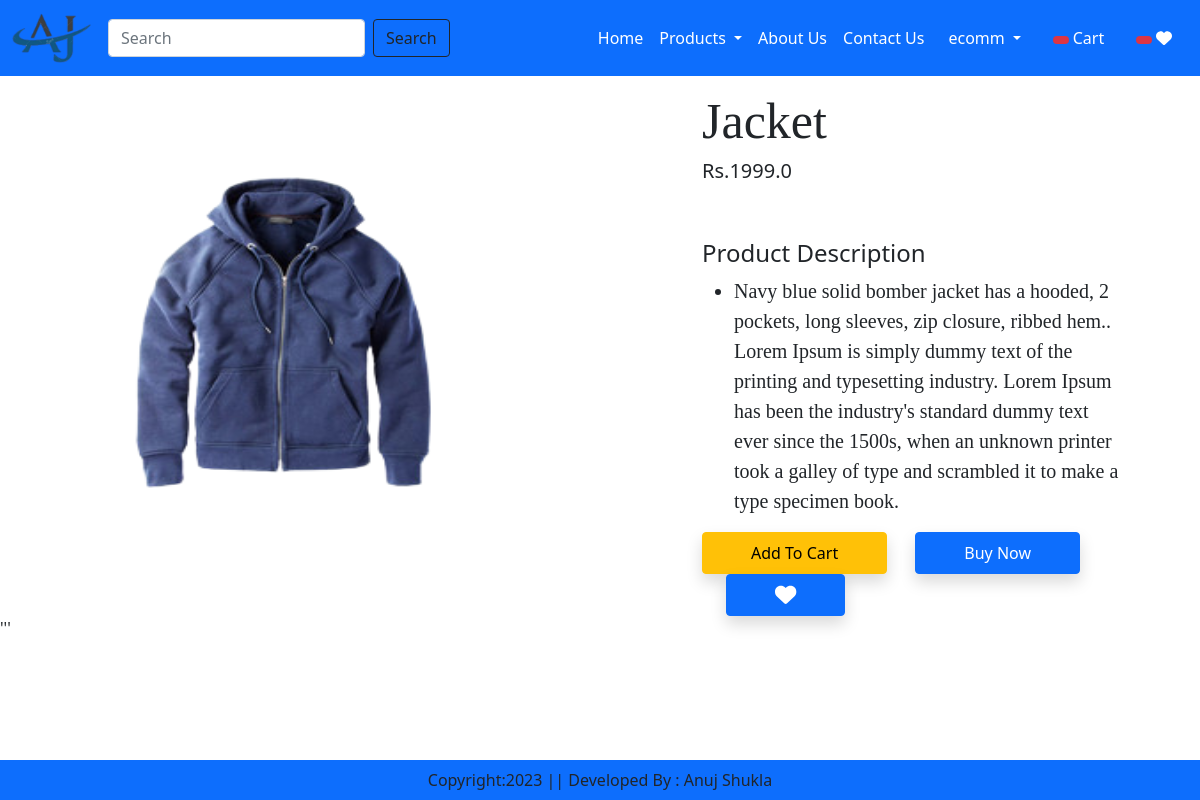
Screenshot of /ViewDetails/1 (signed in) with the database file from the repository.
### Admin/models.py (models this page shows)
class Product(models.Model):
    pname = models.CharField(max_length=20)
    price = models.FloatField(default= 200)
    description = models.TextField()
    qty = models.IntegerField()
    image = models.ImageField(default= 'Abc.jpd', upload_to= 'Images')
    cat = models.ForeignKey(to= 'Category', on_delete=models.CASCADE)
    class Meta:
        db_table= "Product"

### User/views.py (the view)
# urls.py: path('ViewDetails/<id>',views.ViewDetails,name='ViewDetails'),
def ViewDetails(request,id):
    Products = Product.objects.get(id=id)
    wishlist = Wishlist.objects.filter(Q(product=Products) & Q(user= request.user))
    totalitem = 0
    wishitem = 0
    if request.user.is_authenticated:
        totalitem = len(Cart.objects.filter(user=request.user))
        wishitem = len(Wishlist.objects.filter(user=request.user))
    return render (request,'ViewDetails.html',locals())

### User/templates/ViewDetails.html (shortened to what this page needs)
{% extends "base.html" %}
{% load static %}
{% block main_content %}
    <div class="container">
        <div class="row flex justify-content-between ">
            <div class="img2 col-lg-5 mt-5">
                <img src="{{Products.image.url}}" class="image col-xs-6
                col-sm-12 col-lg-12 mt-3 text-sm-center w-100 h-75" alt="">
            </div>
            <div class="productdeatil col-lg-5">
                <h1 style="font-family: Georgia; font-size: 50px;">
                    {{Products.pname}}</h1>
                    <h5>Rs.{{Products.price}} </h5>
                    <br><br>
                    <h4>Product Description</h4>
                    <ul class="fs-5" style="font-family: Rajdhani;">
                    <li>{{Products.description}} </li>
                    </ul>
                    <form action="/add-to-cart" class="d-inline">
                        <button type="submit" class="btn btn-warning shadow px-5 py-2">Add To Cart</button>
                    </form>
                    <a href="{% url 'show-cart' %}" class="btn btn-primary shadow px-5 py-2 ms-4">Buy Now</a>
                    {% if wishlist %}
                    <a pid={{Products.id}} class="minus-wishlist btn btn-danger shadow px-5 py-2 ms-4"><i class="fas fa-heart fa-lg"></i></a>
                    {% else %}
                    <a pid={{Products.id}} class="plus-wishlist btn btn-primary shadow px-5 py-2 ms-4"><i class="fas fa-heart fa-lg"></i></a>
                    {% endif %}
            </div>
        </div>
    </div>
{% endblock main_content %}

### User/templates/base.html (shortened to what this page needs)
<!DOCTYPE html>
{% load static %}
<html lang="en">
<head>
    <link href="https://cdn.jsdelivr.net/npm/bootstrap@5.1.3/dist/css/bootstrap.min.css" rel="stylesheet">
    <link rel="stylesheet" href="{% static "app/css/owl.carousel.min.css" %}"/>
     <link rel="stylesheet" href="{% static "app/css/all.min.css" %}"/>
     <link rel="stylesheet" href="{% static "app/css/style.css" %}"/>
</head>
<body>
    <nav class="navbar navbar-expand-md navbar-dark bg-primary">
        <div class="container-fluid">
          <a class="navbar-brand" href="/">
            <img src="{% static "app/image/logo7.png" %}" width="80px" height="50px"/>
          </a>
          <form class="d-flex mr-auto " role="search" action="search/">
            <input class="form-control me-2" type="search" placeholder="Search" name="search" aria-label="Search">
            <button class="btn btn-outline-dark" type="submit">Search</button>
          </form>
          <div class="collapse navbar-collapse" id="navbarSupportedContent">
            <ul class="navbar-nav ms-auto mb-2 mb-lg-0">
              <li class="nav-item">
                <a class="nav-link active" aria-current="page" href="/">Home</a>
              </li>
              <li class="nav-item dropdown">
                <a class="nav-link dropdown-toggle text-white" href="#" id="navbarDropdown" role="button" data-bs-toggle="dropdown" aria-expanded="false">
                  Products
                </a>
              </li>
              <li class="nav-item">
                <a class="nav-link text-white" href="#">About Us</a>
              </li>
              <li class="nav-item">
                <a class="nav-link text-white" href="#">Contact Us</a>
              </li>
              {% if request.user.is_authenticated %}
                <li class="nav-item dropdown mx-2">
                <a class="nav-link dropdown-toggle text-white" href="#"
                id="ProfileDropdown" role="button" data-bs-toggle="dropdown"
                aria-expanded="false">{{request.user.username}} </a>
                </li>
                <li class="nav-item mx-2">
                  <a class="nav-link text-white" href="{% url 'show-cart' %}"><span class="badge bg-danger"> </span> Cart</a>
                </li>
                <li class="nav-item mx-2">
                  <a class="nav-link text-white" href="{% url 'wishlist' %}"> <span class="badge bg-danger"> {% if wishitem > 0 %} {{wishitem}} {% endif %} </span> <i class="fa fa-heart"></i> </a>
                </li>
              {% endif %}
            </ul>
          </div>
        </div>
      </nav>
      {% block main_content %}{% endblock main_content %}
      {% block payment-gateway %}
'''
      {% endblock payment-gateway %}
      <footer class="container-fluid fixed-bottom bg-primary text-center p-2 mt-5">
        Copyright:2023 || Developed By : Anuj Shukla
      </footer>
</body>
</html>

### static/app/css/style.css (style rules this page uses)
.container { width: 90%; height: 100%; padding-top: 15px; display: flex; flex-wrap: wrap; align-items: center; justify-content: space-around; }

### rows the page displays
Product: image (picture), pname "Jacket", price "1999.0", description "Navy blue solid bomber jacket has a hooded, 2 pockets, long sleeves, zip closure, ribbed hem.. Lorem Ipsum is simply dummy text of the printing and typesetting industry. Lorem Ipsum has been the industry's standard dummy text ever since the 1500s, when an unknown printer took a galley of type and scrambled it to make a type specimen book."

### other values shown
{{ request.user.username }} "ecomm"
